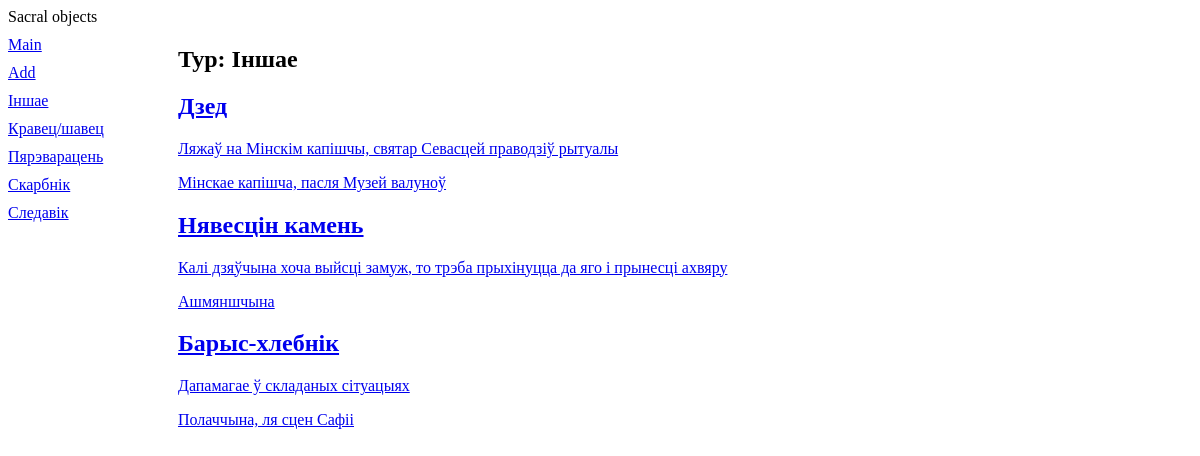
The app's page /5/ with its own data.
### volumbf/models.py (models this page shows, shortened)
class Typ(models.Model):
    name = models.CharField(max_length=20, db_index=True, verbose_name='Назва тыпу')
    class Meta:
        verbose_name_plural = 'Тыпы'
        verbose_name = 'Тып'
        ordering = ['name']

class Stones(models.Model):
    title = models.CharField(max_length=30, verbose_name='Назва')
    place = models.TextField(verbose_name='Месцазнаходжанне')
    legend = models.TextField(null=True, blank=True, verbose_name='Легенда')
    typ = models.ForeignKey('Typ', null=True, on_delete=models.PROTECT, verbose_name='Тып')
    class Meta:
        verbose_name_plural = 'Камяні'
        verbose_name = 'Камень'
        order_with_respect_to = 'typ'
        unique_together = ('title', 'place')

### volumbf/views.py (the view)
# urls.py: path('<int:typ_id>/', by_typ, name="by_typ"),
def by_typ(request, typ_id):
    stst = Stones.objects.filter(typ=typ_id)
    typs = Typ.objects.all()
    current_typ = Typ.objects.get(pk=typ_id)
    context = {'stst': stst, 'typs': typs, 'current_typ': current_typ}
    return render(request, 'volumbf/by_typ.html', context)

### volumbf/templates/volumbf/by_typ.html (shortened to what this page needs)
{% extends "layout/basic.html" %}
{% block content %}
<h2>Typ: {{ current_typ.name }}</h2>
{% for stones in stst %}
<div>
	<h2><a href="{% url 'stone_detail' stones.pk %}">{{ stones.title }} </h2>
	<p>{{ stones.legend }} </p>
	<p>{{ stones.place }}</p>
</div>
{% endfor %}
{% endblock %}

### volumbf/templates/layout/basic.html (shortened to what this page needs)
{% load static %}
<!DOCTYPE html>
<html>
	<head>
		<link rel="stylesheet" type="text/css"
		href="{% static 'volumbf/style.css' %}">
	</head>
	<body>
		<header>
			<hl>Sacral objects</hl>
		</header>
		<nav>
			<a href="{% url 'index' %}">Main</a>
			<a href="{% url 'add' %}">Add</a>
			{% for typ in typs %}
			<a href="{% url 'by_typ' typ.pk %}">{{ typ.name }}</a>
			{% endfor %}
		</nav>
		<section>
		{% block content %}
		{% endblock %}
		</section>
	</body>
</html>

### volumbf/static/volumbf/style.css (style rules this page uses)
nav { front-size: 16pt; width: 150px; float: left; }
nav a { display: block; margin: 10px 0px; }
section { margin-left: 170px; }

### records on screen
Typ: name "Іншае"
Typ: name "Кравец/шавец"
Typ: name "Пярэварацень"
Typ: name "Скарбнік"
Typ: name "Следавік"
Stones: title "Дзед", legend "Ляжаў на Мінскім капішчы, святар Севасцей праводзіў рытуалы", place "Мінскае капішча, пасля Музей валуноў"
Stones: title "Нявесцін камень", legend "Калі дзяўчына хоча выйсці замуж, то трэба прыхінуцца да яго і прынесці ахвяру", place "Ашмяншчына"
Stones: title "Барыс-хлебнік", legend "Дапамагае ў складаных сітуацыях", place "Полаччына, ля сцен Сафіі"
